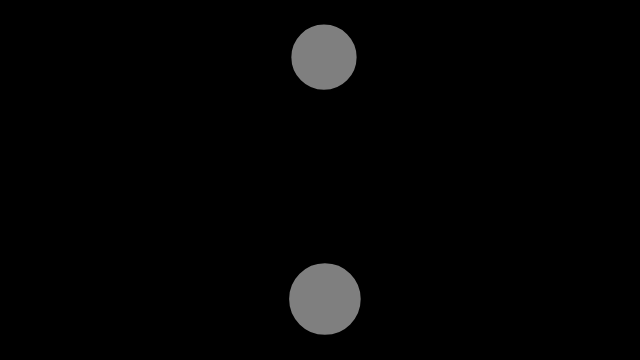
Frame 1 (no input)
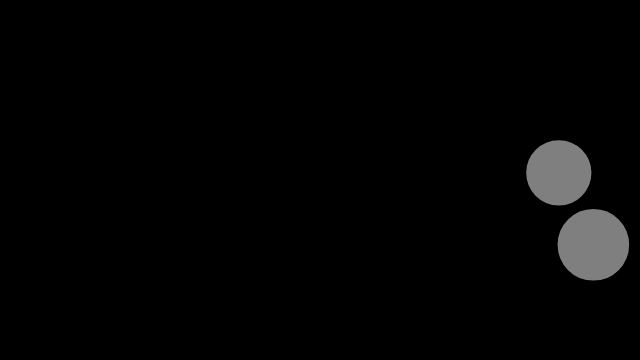
Frame 60 (no input)
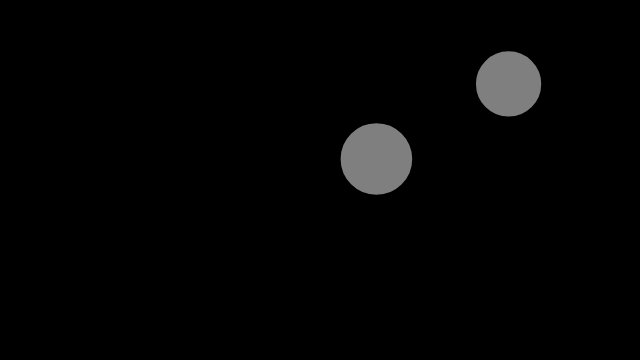
Frame 120 (the mouse pressed at the canvas centre since frame 60)

The p5.js sketch that drew these frames (run headless with seeded random() and noise() and a simulated clock; from frame 60 on, the mouse is pressed at the canvas centre):

// p5.js sketch
// ── sketch.js
// The Nature of Code
// Daniel Shiffman
// http://natureofcode.com

let particleA;
let particleB;

function setup() {
  createCanvas(640, 360);
  particleA = new Particle(320, 60);
  particleB = new Particle(320, 300);
}

function draw() {
  background(0);

  particleA.collide(particleB);

  particleA.update();
  particleB.update();

  particleA.edges();
  particleB.edges();

  particleA.show();
  particleB.show();

  // let speedA = particleA.velocity.mag();
  // let speedB = particleB.velocity.mag();
  // let kinA = 0.5 * particleA.mass * speedA * speedA;
  // let kinB = 0.5 * particleB.mass * speedB * speedB;
  // console.log(kinA + kinB);
}

// ── particle.js
// The Nature of Code
// Daniel Shiffman
// http://natureofcode.com

// Simple Particle System

// A simple Particle class

class Particle {
  constructor(x, y) {
    this.position = createVector(x, y);
    this.velocity = p5.Vector.random2D();
    this.velocity.mult(random(2, 6));
    this.acceleration = createVector(0, 0);
    this.mass = random(2, 6);
    this.r = sqrt(this.mass) * 20;
  }

  applyForce(force) {
    let f = force.copy();
    f.div(this.mass);
    this.acceleration.add(f);
  }

  // Method to update position
  update() {
    this.velocity.add(this.acceleration);
    this.position.add(this.velocity);
    this.acceleration.mult(0);
  }

  // Collision Detection and Resolution
  collide(other) {

    let impactVector = p5.Vector.sub(other.position, this.position);
    let d = impactVector.mag();
    if (d < this.r + other.r) {
      
      // Push the particles out so that they are not overlapping
      let overlap = d - (this.r + other.r);
      let dir = impactVector.copy();
      dir.setMag(overlap * 0.5);
      this.position.add(dir);
      other.position.sub(dir);
      
      // Correct the distance!
      d = this.r + other.r;
      impactVector.setMag(d);
      
      let mSum = this.mass + other.mass;
      let vDiff = p5.Vector.sub(other.velocity, this.velocity);
      // Particle A (this)
      let num = vDiff.dot(impactVector);
      let den = mSum * d * d;
      let deltaVA = impactVector.copy();
      deltaVA.mult(2 * other.mass * num / den);
      this.velocity.add(deltaVA);
      // Particle B (other)
      let deltaVB = impactVector.copy();
      deltaVB.mult(-2 * this.mass * num / den);
      other.velocity.add(deltaVB);
    }
  }

  // Bounce edges
  edges() {
    if (this.position.x > width - this.r) {
      this.position.x = width - this.r;
      this.velocity.x *= -1;
    } else if (this.position.x < this.r) {
      this.position.x = this.r;
      this.velocity.x *= -1;
    }

    if (this.position.y > height - this.r) {
      this.position.y = height - this.r;
      this.velocity.y *= -1;
    } else if (this.position.y < this.r) {
      this.position.y = this.r;
      this.velocity.y *= -1;
    }
  }

  // Method to display
  show() {
    stroke(0);
    strokeWeight(2);
    fill(127);
    circle(this.position.x, this.position.y, this.r * 2);
  }
}
